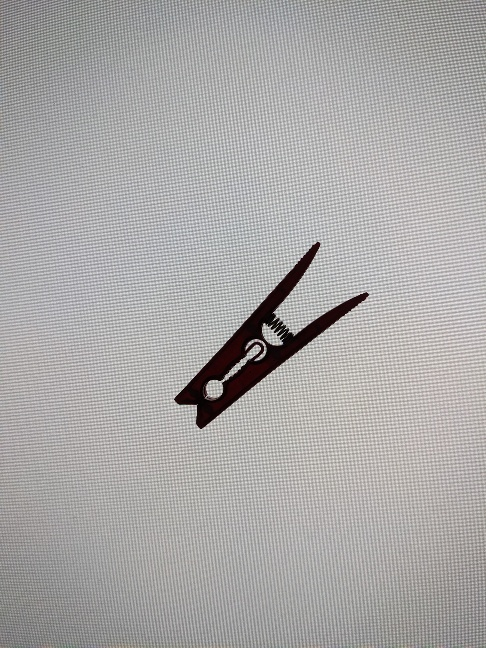
#> input picture named/1-molletta.jpg, 486 x 648 px; its folder holds only this picture in this run
$ python binarization.py   (older library calls are emulated)
#> lines starting #> are read from the running program, lines starting #| are printed output that depends on the picture; after the words box and inside, x2 and y2 are one past the last pixel; in counts of white or black regions, pixels touching at a corner belong together
### utils.py
import os
import matplotlib.colors as mcolors
import cv2
import matplotlib.pyplot as plt
import numpy as np
from sklearn import metrics
from sklearn.metrics import accuracy_score
from sklearn.model_selection import train_test_split
from sklearn.neighbors import KNeighborsClassifier

def load_images(path):      #carica tutte le immagini in path e ritorna una lista di immagini e una lista di nomi
#> called with path = './named/'
    image_list = []
    images_names = os.listdir(path)
    for image_name in images_names:
        read_path = os.path.join(path,image_name)
        image_list.append(cv2.imread(read_path))
    return image_list, images_names

def save_images(path,image_list,image_name):        #salva le immagini in image_list con i nomi in image_name
    delete_images(path)
    for image,name in zip(image_list,image_name):
        write_path = os.path.join(path,name)
        cv2.imwrite(write_path,image)

def delete_images(path):            #elimina tutte le immagini in path
    images_names = os.listdir(path)
    for image_name in images_names:
        os.remove(os.path.join(path,image_name))

def gray_scale(image):
    return cv2.cvtColor(image, cv2.COLOR_BGR2GRAY)

def gaussian_blur(image,kernel=3):
    return cv2.GaussianBlur(image, (kernel,kernel), 0)

def bilateral_filter(image,kernel=3):
    return cv2.bilateralFilter(image, kernel, 100, 100)

def canny_edge(image,sigma = 1,threshold1=100,threshold2=200):
    return cv2.Canny(image, threshold1, threshold2,sigma)

def dilate_image(image,kernel):
    return cv2.dilate(image, kernel, iterations=1)

def erode_image(image,kernel):
    return cv2.erode(image, kernel, iterations=1)

def label_connected_components(image,a):        #ritorna un'immagine connessa con area maggiore di a
    analysis = cv2.connectedComponentsWithStats(image,8,cv2.CV_32S)
    (totalLabels, label_ids, values, centroid) = analysis
    output = np.zeros(image.shape, dtype="uint8")
    for i in range(1, totalLabels):
        area = values[i, cv2.CC_STAT_AREA]
        if (area > a):
            componentMask = (label_ids == i).astype("uint8") * 255
            output = cv2.bitwise_or(output, componentMask)
    return output

def flood_filling(image, seed_point):       #riempie i buchi di un immagine
    im_floodfill = image.copy()
    h, w = image.shape[:2]
    mask = np.zeros((h+2, w+2), np.uint8)
    cv2.floodFill(im_floodfill, mask, seed_point, 255)
    im_floodfill_inv = cv2.bitwise_not(im_floodfill)
    filled_image = image | im_floodfill_inv
    return filled_image


# [57 lines left out: functions multi_label_connected_components, predict_labels, draw_confusion_matrix, find_best_seed, get_label_prob, not called in this run]

### binarization.py
from utils import *
from skimage.morphology import disk


def is_empty(img):          #ritorna true se l'immagine è vuota
    if cv2.countNonZero(img) == 0:
        return True
    else:
        return False

def images_binarization(write_path,read_path):   #applica la binarizzazione alle immagini e le salva
    images, names = load_images(read_path)
#> images = 1 item; names = ['1-molletta.jpg']
    image_results = []
    name_results =[]
    i = 1

    for image,name in zip(images,names):
        length = len(images)
        print(f'Processing image: {i}/{length}', end='\r')
        im = image.copy()
        im = gray_scale(im)
        im = gaussian_blur(im,11)
        im = canny_edge(im,1.2,50,190)
        im = dilate_image(im,disk(5))
        im = label_connected_components(im,1500)
        im = dilate_image(im,disk(9))
        im = flood_filling(im,(0,0))
        im = erode_image(im,disk(9))
        if not is_empty(im):
            image_results.append(im)
            name_results.append(name)
        i+=1
#> this loop made 1 pass
#> (name, length, totalLabels in label_connected_components, values in label_connected_components, centroid in label_connected_components, h in flood_filling, w in flood_filling, i) on pass 1: ('1-molletta.jpg', 1, 2, [[0, 0, 486, 648, 304855], [169, 237, 205, 197, 10073]], [[241.7, 322.9], [265.5, 340.3]], 648, 486, 2)
#| Processing image: 1/1
#> pass 1, in images_binarization, `im = gaussian_blur(im,11)`:
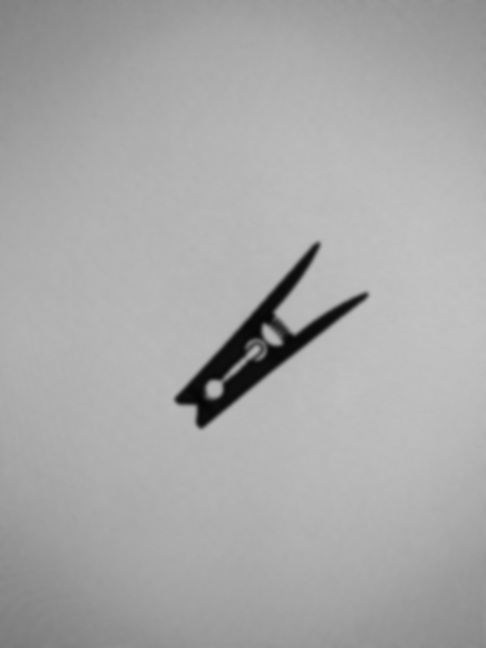
#> im: shape (648, 486); min 5, max 194, mean 168.6
#> pass 1, in images_binarization, `im = canny_edge(im,1.2,50,190)`:
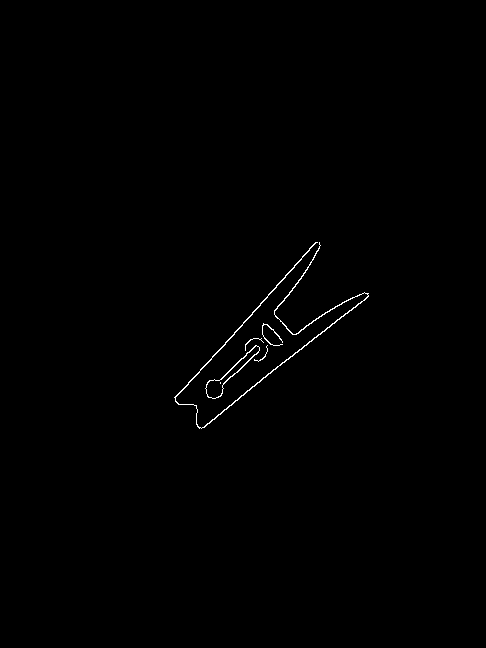
#> im: shape (648, 486); 0.4% white in thin lines or dots, all inside (x1, y1, x2, y2) = (174, 242, 369, 429)
#> pass 1, in images_binarization, `im = dilate_image(im,disk(5))`:
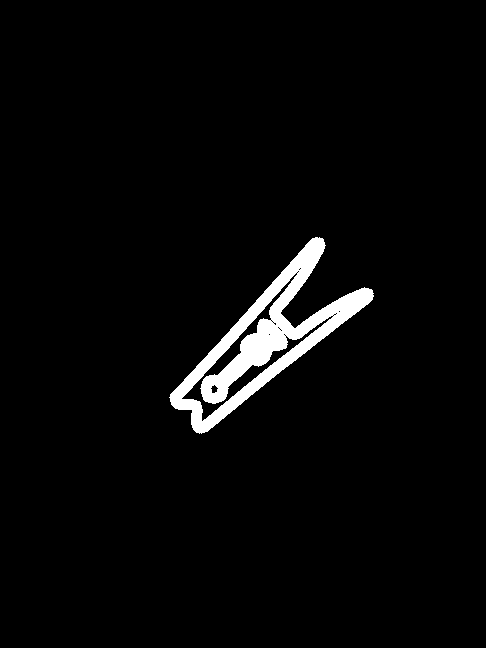
#> im: shape (648, 486); 3.2% white; 1 white region, box (x1, y1, x2, y2) and area: (169, 237, 374, 434) 10073
#> after the loop, i = 2; image_results = 1 item; name_results = ['1-molletta.jpg']

    save_images(write_path,image_results,name_results)

def multi_images_binarization(images,names):            #applica la binarizzazione alle immagini con più oggetti ritornando un oggetto per immagine binarizzato
    '''
    images, names = load_images(read_path)
    '''
    multi_write_path = './multi_results/'
    image_results = []
    name_results =[]

    i = 1

    for image,name in zip(images,names):
        length = len(images)
        print(f'Processing image: {i}/{length}', end='\r')
        im = image.copy()
        im = cv2.resize(im, (0,0), fx=0.25, fy=0.25)
        im = gray_scale(im)
        im = gaussian_blur(im,11)
        im = canny_edge(im,1.2,50,190)
        im = dilate_image(im,disk(2))
        multi_im = multi_label_connected_components(im,1000)
        j = 0
        for im in multi_im:
            im = dilate_image(im,disk(5))
            im = erode_image(im,disk(5))
            im = flood_filling(im,(0,0))
            if not is_empty(im):
                im = cv2.resize(im, (0,0), fx=2, fy=2)
                image_results.append(im)
                name_results.append(f'multi-{j}-{i}.png')
                j+=1
        i+=1
    save_images(multi_write_path,image_results,name_results)
    return image_results,name_results


if __name__ == '__main__':

    read_path = './named/'
    write_path = './results/'
#> (the run stopped early here; a loop or call above may not have finished)

$ run again, on named/102-pelapatate.jpg
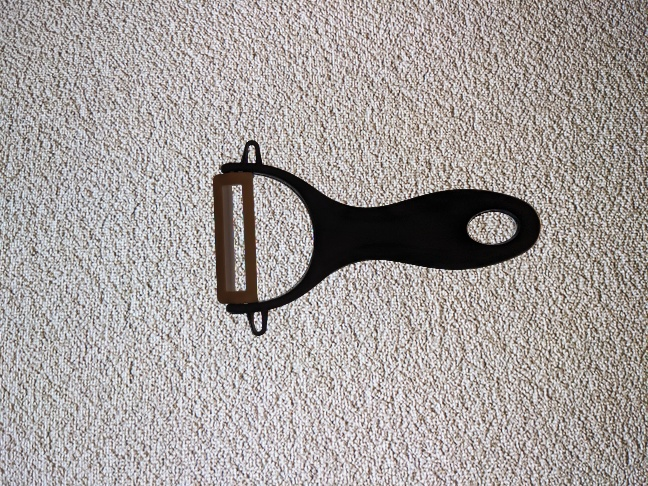
#> input picture named/102-pelapatate.jpg, 648 x 486 px
#> images = 1 item; names = ['102-pelapatate.jpg']
#> the loop in images_binarization, `for image,name in zip(images,names):` made 1 pass
#> (name, length, totalLabels in label_connected_components, centroid in label_connected_components, h in flood_filling, w in flood_filling, i) on pass 1: ('102-pelapatate.jpg', 1, 3, [[323.2, 243], [315.2, 235.2], [491.4, 227.6]], 486, 648, 2)
#> (printed output is left out)
#> pass 1, in images_binarization, `im = canny_edge(im,1.2,50,190)`:
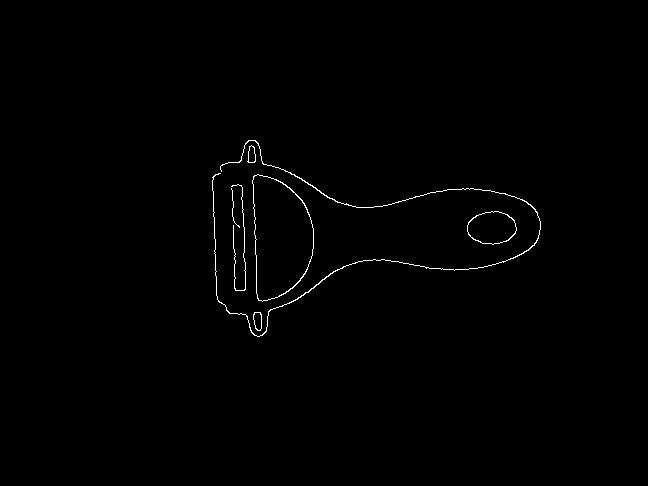
#> im: shape (486, 648); 0.58% white in thin lines or dots, all inside (x1, y1, x2, y2) = (212, 140, 541, 337)
#> pass 1, in images_binarization, `im = dilate_image(im,disk(5))`:
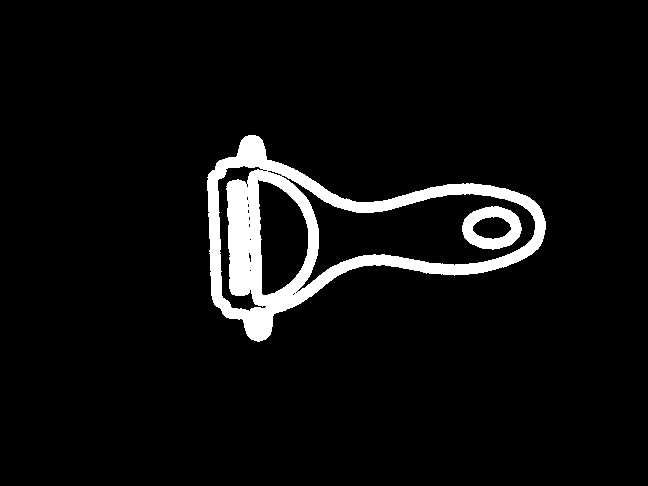
#> im: shape (486, 648); 5.6% white; 2 white regions, box (x1, y1, x2, y2) and area: (207, 135, 546, 342) 16272, (462, 206, 522, 250) 1410
#> after the loop in images_binarization, `for image,name in zip(images,names):`: i = 2; image_results = 1 item; name_results = ['102-pelapatate.jpg']

$ run again, on named/10-chiaveinglese.jpg
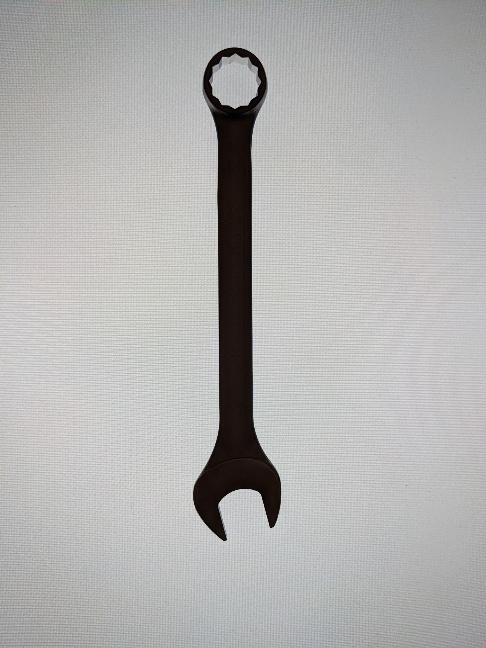
#> input picture named/10-chiaveinglese.jpg, 486 x 648 px
#> images = 1 item; names = ['10-chiaveinglese.jpg']
#> the loop in images_binarization, `for image,name in zip(images,names):` made 1 pass
#> (name, length, totalLabels in label_connected_components, values in label_connected_components, centroid in label_connected_components, h in flood_filling, w in flood_filling, i) on pass 1: ('10-chiaveinglese.jpg', 1, 2, [[0, 0, 486, 648, 300870], [188, 42, 99, 504, 14058]], [[242.8, 325.2], [235.3, 288.2]], 648, 486, 2)
#> (printed output is left out)
#> pass 1, in images_binarization, `im = canny_edge(im,1.2,50,190)`:
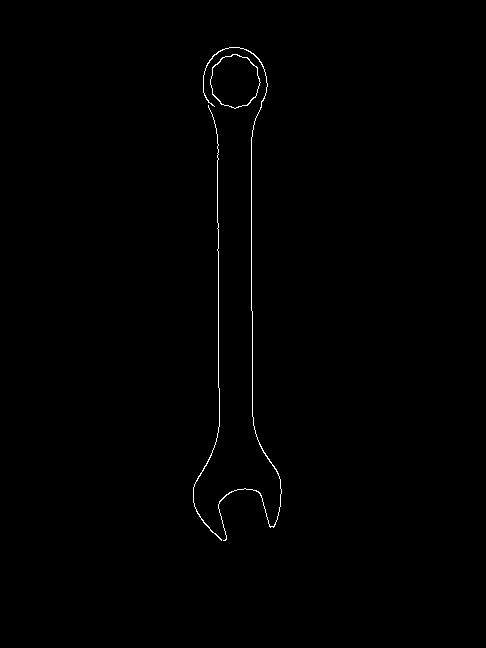
#> im: shape (648, 486); 0.45% white in thin lines or dots, all inside (x1, y1, x2, y2) = (193, 47, 282, 541)
#> pass 1, in images_binarization, `im = dilate_image(im,disk(5))`:
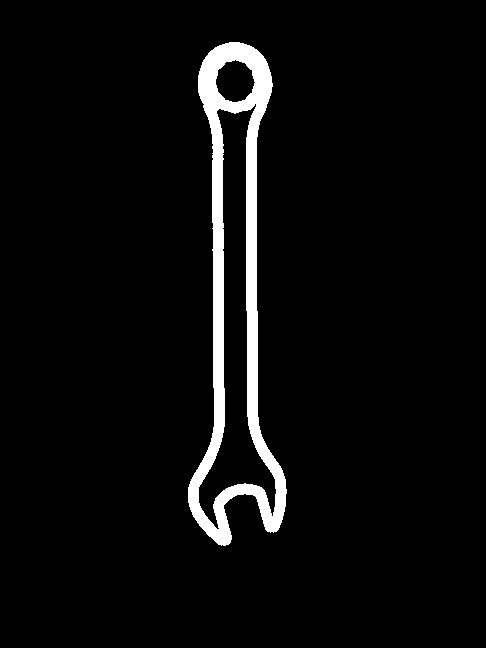
#> im: shape (648, 486); 4.5% white; 1 white region, box (x1, y1, x2, y2) and area: (188, 42, 287, 546) 14058
#> after the loop in images_binarization, `for image,name in zip(images,names):`: i = 2; image_results = 1 item; name_results = ['10-chiaveinglese.jpg']
